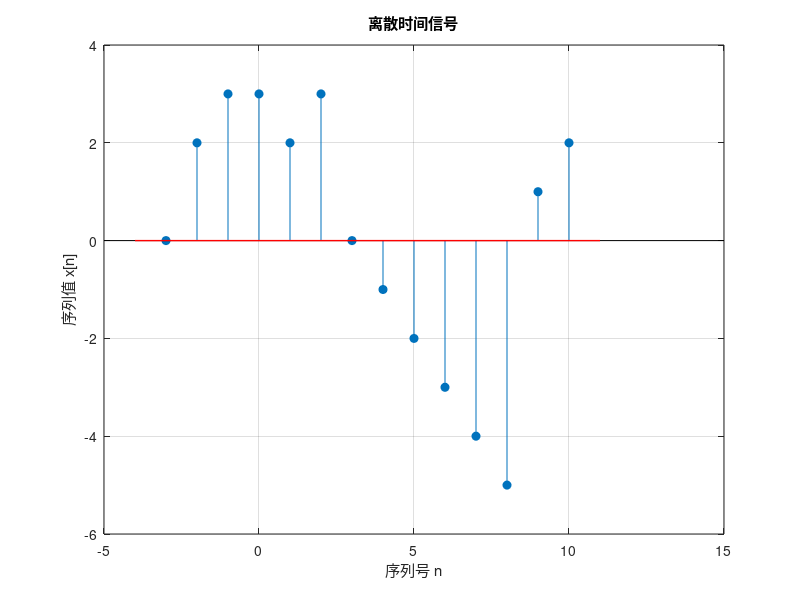

This figure's MATLAB source:
clear; clc; clf;

N = -3:10;                         % 离散时间索引 n
X = [0 2 3 3 2 3 0 -1 -2 -3 -4 -5 1 2];   % 序列值 x[n]

stem(N, X, 'filled');             % 绘制离散时间序列
hold on;
plot([min(N)-1, max(N)+1], [0, 0], 'r', 'LineWidth', 1);
set(gca, 'box', 'on');
xlabel('序列号 n');
ylabel('序列值 x[n]');
title('离散时间信号');
grid on;
